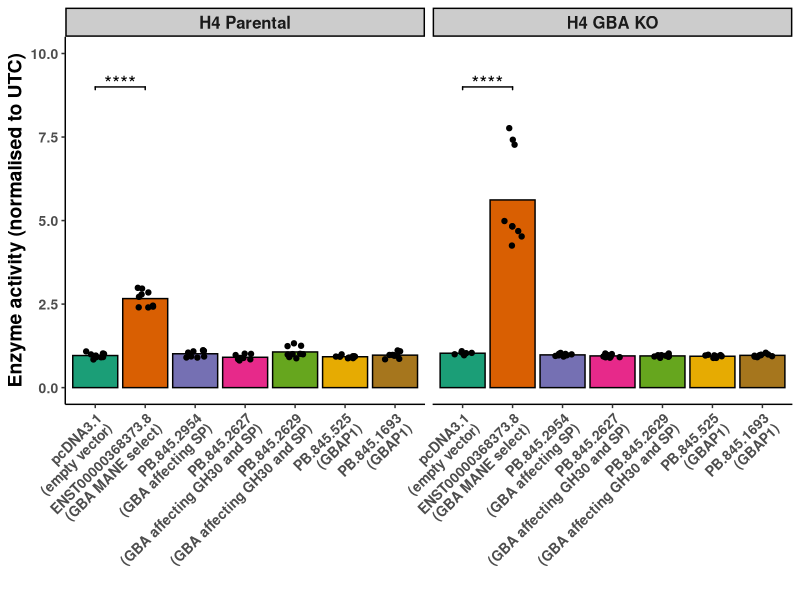

Reproduce this figure in R.
# Load libraries ----------------------------------------------------------

library(tidyverse)
library(here)
library(rstatix)

# Load data ---------------------------------------------------------------

GCase_activity <-
  read_tsv(
    here::here("results", "biochem", "GCase_activity_formatted.txt"), show_col_types = F)

# Main --------------------------------------------------------------------

## Rename constructs ##

GCase_activity_to_plot <-
  GCase_activity %>%
  na.omit() %>%
  dplyr::mutate(construct = case_when(construct == "pcDNA3.1(+)" ~ "pcDNA3.1\n(empty vector)",
                                      construct == "Construct 1" ~ "PB.845.525\n(GBAP1)",
                                      construct == "Construct 2" ~ "PB.845.2627\n(GBA affecting GH30 and SP)",
                                      construct == "Construct 3" ~ "PB.845.2629\n(GBA affecting GH30 and SP)",
                                      construct == "Construct 4" ~ "PB.845.1693\n(GBAP1)",
                                      construct == "Construct 5" ~ "ENST00000368373.8\n(GBA MANE select)",
                                      construct == "Construct 6" ~ "PB.845.2954\n(GBA affecting SP)"))

## Define order of columns ##

GCase_activity_to_plot$construct <- 
  factor(GCase_activity_to_plot$construct,
         levels = c("pcDNA3.1\n(empty vector)",
                    "ENST00000368373.8\n(GBA MANE select)",
                    "PB.845.2954\n(GBA affecting SP)",
                    "PB.845.2627\n(GBA affecting GH30 and SP)",
                    "PB.845.2629\n(GBA affecting GH30 and SP)",
                    "PB.845.525\n(GBAP1)",
                    "PB.845.1693\n(GBAP1)"))

GCase_activity_to_plot$Genotype <- 
  factor(GCase_activity_to_plot$Genotype,
         levels = c("H4 Parental",
                    "H4 GBA KO"))

tukey_data <- 
  GCase_activity_to_plot %>% 
  rstatix::group_by(Genotype) %>% 
  tukey_hsd(`Enzyme activity` ~ construct) %>% 
  dplyr::filter(group1 == "pcDNA3.1\n(empty vector)" | group2 == "pcDNA3.1\n(empty vector)")

## ggboxplot ##

Enzyme_activity_plot <-
  
  ggpubr::ggbarplot(GCase_activity_to_plot, 
                  x = "construct",
                  y = "Enzyme activity",
                  fill = "construct", 
                  add = c("mean_sd", "jitter"),
                  facet.by = c("Genotype"),
                  width = 0.9) +
  ggpubr::stat_pvalue_manual(tukey_data,
                             hide.ns = TRUE,
                             y.position = 9,
                             size = 5,
                             bracket.size = 0.5,
                             tip.length = 0.01) +
  ylim(0, 10) +
  labs(x = "",
       y = "Enzyme activity (normalised to UTC)") +
  scale_fill_brewer(palette = "Dark2") +
  
  theme_classic() +
  theme(legend.position = "none",
        axis.title = element_text(size = 14),
        axis.text.x = element_text(face = "bold",
                                   size = 10, angle = 45, 
                                   hjust = 1),
        axis.text.y = element_text(face = "bold",
                                   size = 10),
        axis.title.y = element_text(size = 14,
                                    face = "bold"),
        strip.text.x = element_text(face = "bold",
                                    size = 12),
        strip.background =element_rect(fill = "gray80"))

# Save data ---------------------------------------------------------------

ggsave(plot = Enzyme_activity_plot, 
       filename = "Enzyme_activity_plot.png", 
       path = here::here("results", "biochem"), 
       width = 8, 
       height = 6, 
       dpi = 600
)
